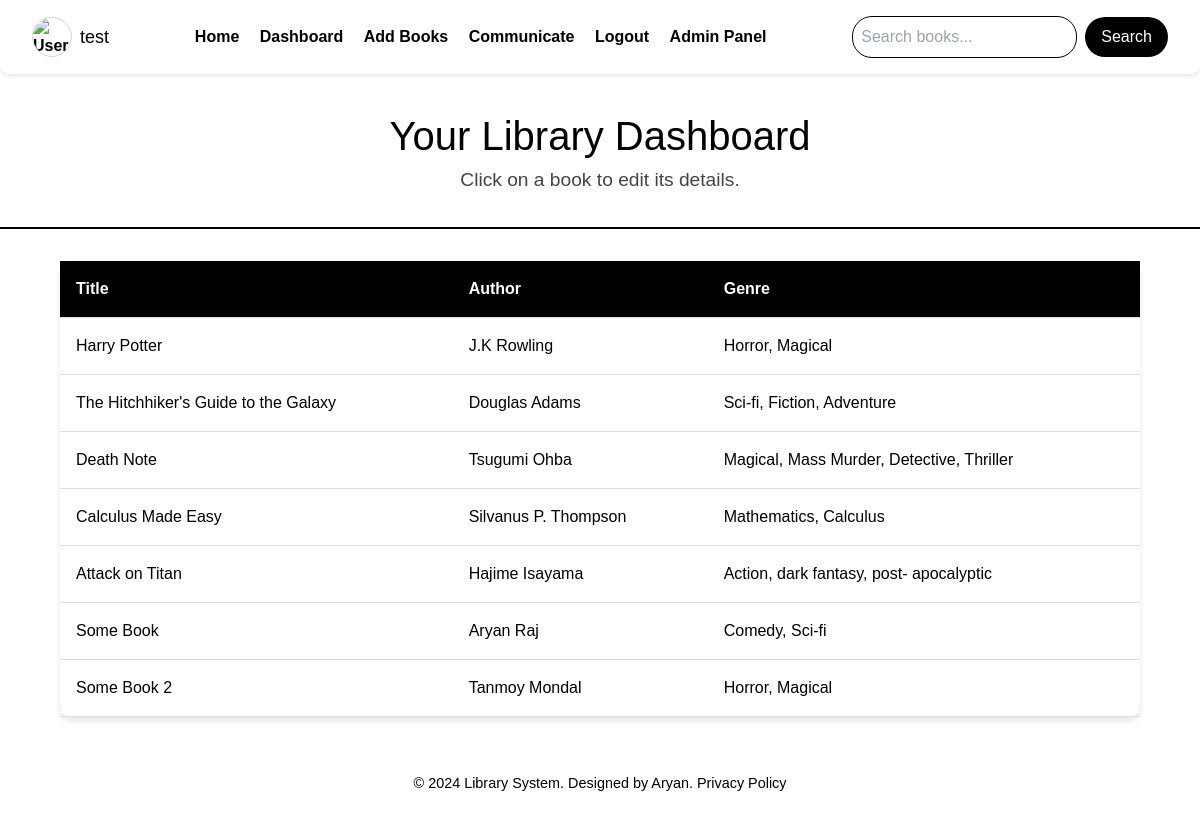
Screenshot of /library/dashboard (signed in) with the database file from the repository.
### models.py (models this page shows)
class User(Base):
    __tablename__ = 'user'
    id = Column(Integer, index=True, primary_key=True)
    username = Column(String(50), unique=True,nullable=False)
    password = Column(String,nullable=False)
    role = Column(Enum(Role),nullable=False)

class Book(Base):
    __tablename__ = 'book'
    id = Column(Integer, primary_key=True, index=True)
    book_name = Column(String,nullable=False)
    author = Column(String,nullable=False)
    available = Column(Boolean,nullable=False)
    return_date = Column(Date,nullable=True)
    genre = Column(String)
    description = Column(String)
    language = Column(String)
    publisher = Column(String,nullable=True)
    publishing_year = Column(Integer,nullable=True)
    cover_image = Column(LargeBinary,nullable=True)

### lib_routers/dashboard.py (the view)
@router.get('/dashboard',response_class=HTMLResponse)
async def dashboard_page(request:Request,db:db_conn,q:Optional[str]=None):
    user_token = getattr(request.state, "user")
    user = db.query(User).filter(User.id == user_token['id']).first()
    user_lib_books = db.query(Book).all()
    if q is not None:
        books=db.query(Book).all()
        results = []
        for book in books:
            if not book.publisher:
                book.publisher = '52fe088583e4a8bf3dee'
            if book.publishing_year is None:
                book.publishing_year = '52fe088583e4a8bf3dee'
            if q.isdigit():
                if q == str(book.publishing_year):
                    results.append(book)
                    continue
            elif q.lower() in book.book_name.lower() or q.lower() in book.author.lower() or q.lower() in book.genre.lower() or q.lower() in book.publisher.lower() or q.lower() in book.language.lower():
                results.append(book)
            else:
                continue
        user_lib_books = results
        return templates.TemplateResponse('dashboard.html',context=
                                        {'request':request,
                                         'books':user_lib_books,
                                         'user':user})
    return templates.TemplateResponse('dashboard.html',context=
                                        {'request':request,
                                         'books':user_lib_books,
                                         'user':user})

### templates/dashboard.html (shortened to what this page needs)
<!DOCTYPE html>
<html lang="en">
<head>
    <script src="https://cdn.tailwindcss.com"></script>
</head>
<body>
    <nav>
        <a href="/profile" class="flex items-center space-x-2 group">
            <img src="/users/{{ user['id'] }}/profile-image"
                    alt="User Profile"
                    class="w-10 h-10 rounded-full border border-gray-300 group-hover:ring-2 group-hover:ring-gray-500 transition">
            <span class="text-lg font-medium group-hover:underline">{{ user.username }}</span>
        </a>
        <div>
            <a href="/home">Home</a>
            <a href="/library/dashboard">Dashboard</a>
            <a href="/library/book_page">Add Books</a>
            <a href="/comms-query-page">Communicate</a>
            <a href="/auth/logout">Logout</a>
            {% if user['role']=='admin' %}<a href="/admin">Admin Panel</a>{% endif %}
        </div>
        <form method="GET" action="/library/dashboard">
            <input type="text" name="q" placeholder="Search books...">
            <button type="submit">Search</button>
        </form>
    </nav>
    <header class="dashboard-header">
        <h1>Your Library Dashboard</h1>
        <p>Click on a book to edit its details.</p>
    </header>
    {% if books[0] %}
    <table class="book-list">
        <thead>
            <tr>
                <th>Title</th>
                <th>Author</th>
                <th>Genre</th>
            </tr>
        </thead>
        <tbody>
            {% for book in books %}
            <tr onclick="location.href='/library/manage-book/{{ book.id }}'">
                <td>{{ book.book_name }}</td>
                <td>{{ book.author }}</td>
                <td>{{ book.genre }}</td>
            </tr>
            {% endfor %}
        </tbody>
    </table>
    {% else %}
    <h1 id='no_reply'>No books found.</h1>
    {% endif %}
    <footer>
        <p>&copy; 2024 Library System. Designed by Aryan. <a href="#">Privacy Policy</a></p>
    </footer>
</body>
</html>

### templates/dashboard.html (style rules this page uses)
* { margin: 0; padding: 0; box-sizing: border-box; }
body { font-family: 'Arial', sans-serif; background-color: #ffffff; color: #000000; overflow-x: hidden; }
nav { background-color: #ffffff; padding: 1rem 2rem; display: flex; justify-content: space-between; align-items: center; position: sticky; top: 0; z-index: 1000; border-radius: 0 0 10px 10px; box-shadow: 0 2px 4px rgba(0, 0, 0, 0.1); transition: all 0.3s ease-in-out; }
nav a { text-decoration: none; margin-right: 1rem; color: #000000; font-weight: bold; transition: color 0.3s ease-in-out; }
nav form { display: flex; align-items: center; }
nav input { padding: 0.5rem; border: 1px solid #000000; background-color: #ffffff; color: #000000; border-radius: 20px; margin-right: 0.5rem; transition: border-color 0.3s ease, transform 0.3s; }
nav button { padding: 0.5rem 1rem; background-color: #000000; color: #ffffff; border: none; border-radius: 20px; cursor: pointer; transition: background-color 0.3s ease, transform 0.3s; }
.dashboard-header { padding: 2rem; text-align: center; background-color: #ffffff; border-bottom: 2px solid #000000; margin-bottom: 2rem; }
.dashboard-header h1 { font-size: 2.5rem; color: #000000; }
.dashboard-header p { font-size: 1.2rem; color: #444444; }
.book-list { width: 90%; margin: 0 auto; border-collapse: collapse; background-color: #ffffff; color: #000000; border-radius: 10px; box-shadow: 0 4px 6px rgba(0, 0, 0, 0.1); }
.book-list th, .book-list td { padding: 1rem; text-align: left; border-bottom: 1px solid #dddddd; }
.book-list th { background-color: #000000; color: #ffffff; font-weight: bold; }
.book-list tr { transition: background-color 0.3s ease-in-out, transform 0.3s ease-in-out; }
footer { background-color: #ffffff; text-align: center; padding: 1.5rem; margin-top: 2rem; }
footer p { color: #000000; font-size: 0.9rem; }
footer p a { color: #000000; text-decoration: none; }

### rows the page displays
User: username "test"
Book: book_name "Harry Potter", author "J.K Rowling", genre "Horror, Magical"
Book: book_name "The Hitchhiker's Guide to the Galaxy", author "Douglas Adams", genre "Sci-fi, Fiction, Adventure"
Book: book_name "Death Note", author "Tsugumi Ohba", genre "Magical, Mass Murder, Detective, Thriller"
Book: book_name "Calculus Made Easy", author "Silvanus P. Thompson", genre "Mathematics, Calculus"
Book: book_name "Attack on Titan", author "Hajime Isayama", genre "Action, dark fantasy, post- apocalyptic"
Book: book_name "Some Book", author "Aryan Raj", genre "Comedy, Sci-fi"
Book: book_name "Some Book 2", author "Tanmoy Mondal", genre "Horror, Magical"
